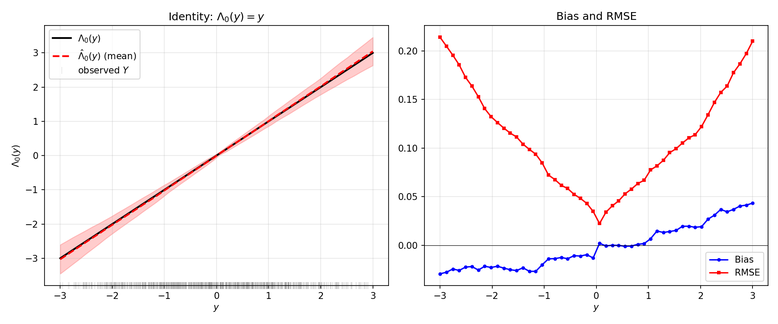
#> input picture simulations/monte_carlo/chen_design_1.png, 778 x 324 px, shrunk from 1800 x 750 before the run
$ python combine_plots.py
#> lines starting #> are read from the running program, lines starting #| are printed output that depends on the picture
import os
import matplotlib.pyplot as plt
import matplotlib.image as mpimg


def merge_plots(files, output_path):

    fig, axes = plt.subplots(3, 1, figsize=(12, 14))

    for ax, img_path in zip(axes, files):
        if os.path.exists(img_path):
            img = mpimg.imread(img_path)
            ax.imshow(img)
            ax.axis("off")
        else:
            print(f"Warning: Image not found at {img_path}")

    plt.subplots_adjust(left=0, right=1, top=1, bottom=0, hspace=0.2)
    plt.tight_layout()
    plt.savefig(output_path, dpi=150)
    plt.close()

def main():
    folder = os.path.dirname(__file__)

    merge_plots([os.path.join(folder, "chen_design_1.png"), os.path.join(folder, "chen_design_2.png"), os.path.join(folder, "chen_design_3.png")], os.path.join(folder, "chen_merged.png"))
#> in merge_plots, img is the input picture: shape (324, 778, 4) float32; mean R, G, B, A 0.978, 0.969, 0.972, 1
#> pass 2 of the loop in merge_plots, `for ax, img_path in zip(axes, files):`:
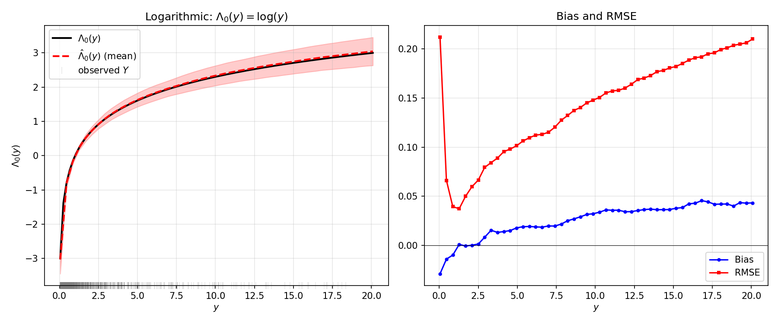
#> input picture simulations/monte_carlo/chen_design_2.png, 778 x 324 px, shrunk from 1800 x 750 before the run
#> in merge_plots, img is the input picture: shape (324, 778, 4) float32; mean R, G, B, A 0.976, 0.965, 0.968, 1
#> in merge_plots, `plt.savefig(output_path, dpi=150)`:
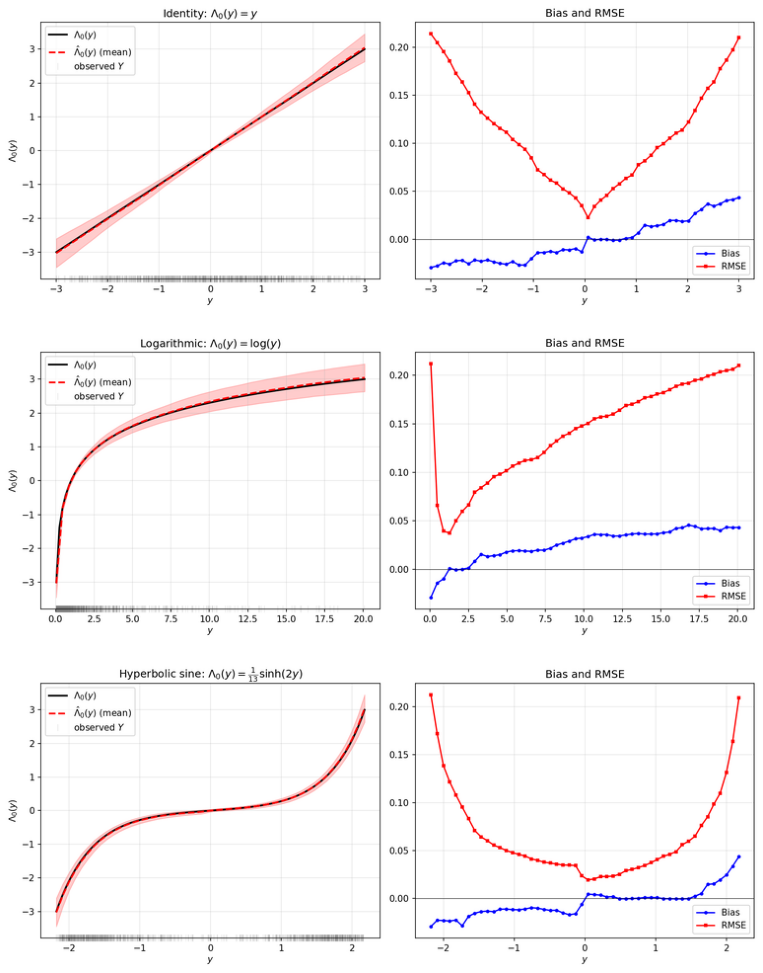
#> figure drawn by matplotlib, 3 panels
    merge_plots([os.path.join(folder, "ye_duan_design_1.png"), os.path.join(folder, "ye_duan_design_2.png"), os.path.join(folder, "ye_duan_design_3.png")], os.path.join(folder, "ye_duan_merged.png"))
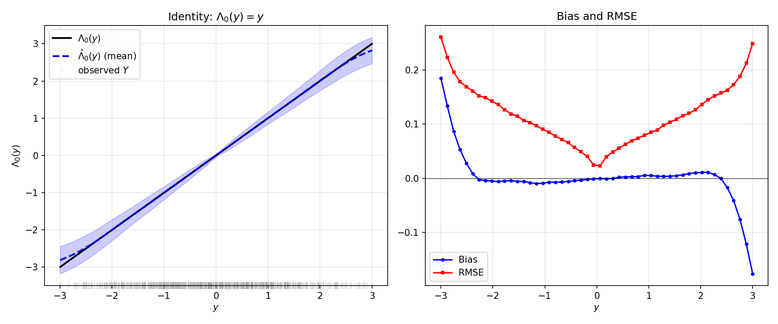
#> input picture simulations/monte_carlo/ye_duan_design_1.png, 778 x 324 px, shrunk from 1800 x 750 before the run
#> in merge_plots, img is the input picture: shape (324, 778, 4) float32; mean R, G, B, A 0.972, 0.968, 0.978, 1
#> pass 2 of the loop in merge_plots, `for ax, img_path in zip(axes, files):`:
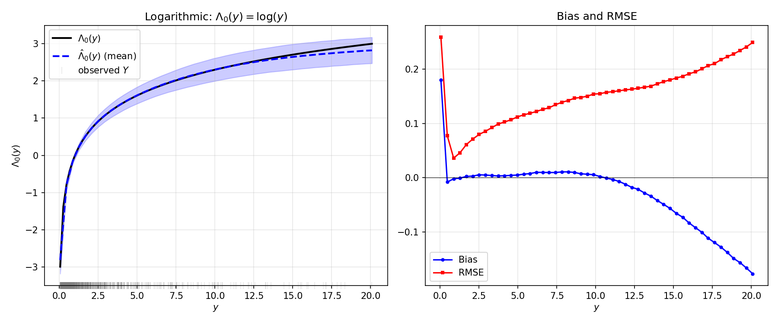
#> input picture simulations/monte_carlo/ye_duan_design_2.png, 778 x 324 px, shrunk from 1800 x 750 before the run
#> in merge_plots, img is the input picture: shape (324, 778, 4) float32; mean R, G, B, A 0.969, 0.964, 0.975, 1
#> in merge_plots (call 2), `plt.savefig(output_path, dpi=150)`:
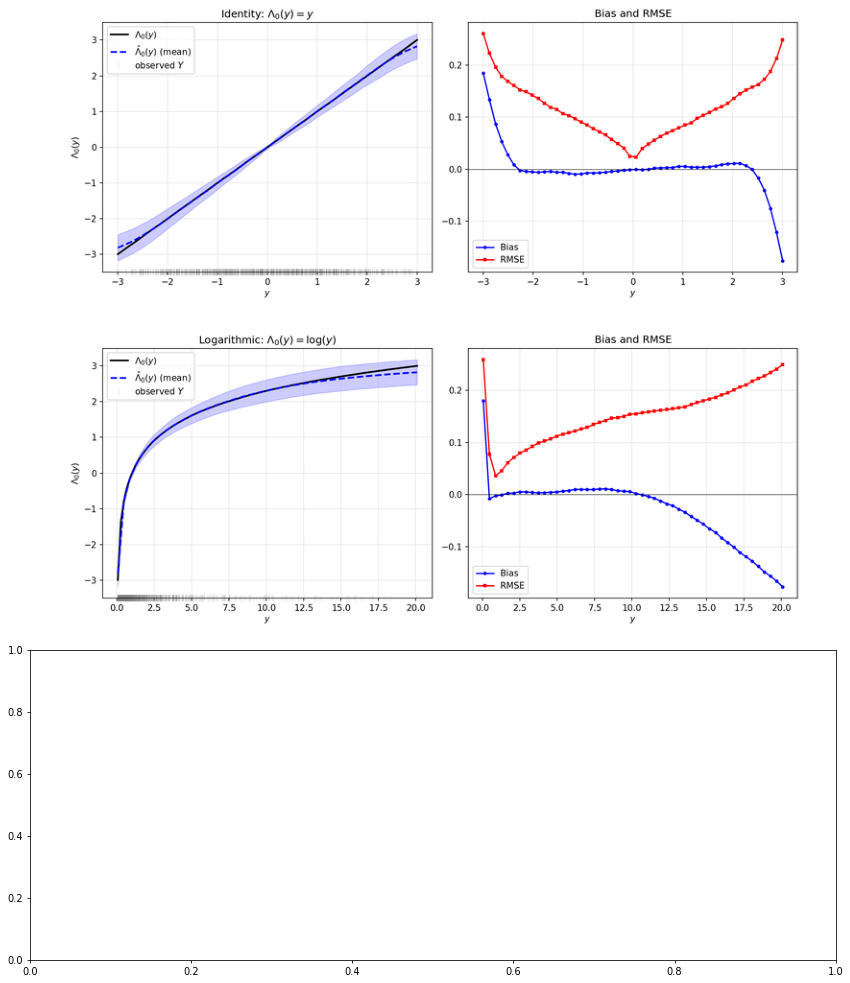
#> figure drawn by matplotlib, 2 panels
#> pass 2 of the loop in merge_plots, `for ax, img_path in zip(axes, files):`:
    merge_plots([os.path.join(folder, "engression_design_1.png"), os.path.join(folder, "engression_design_2.png"), os.path.join(folder, "engression_design_3.png")], os.path.join(folder, "engression_merged.png"))


if __name__ == "__main__":
    main()
